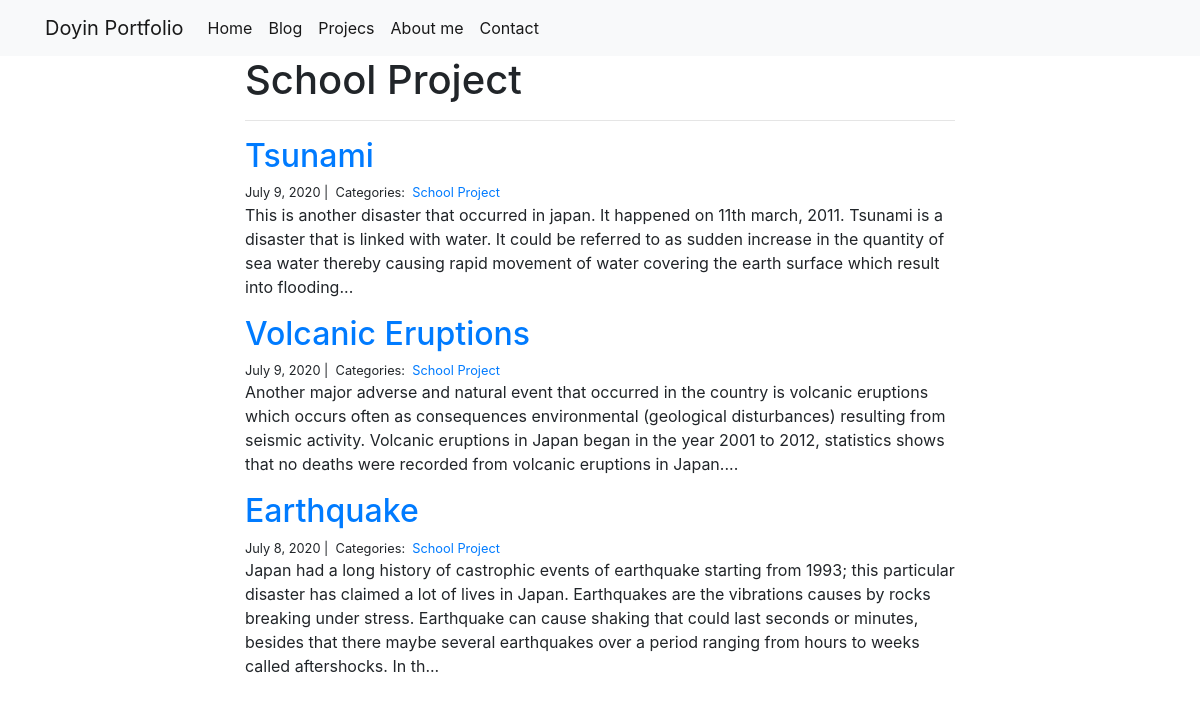
The page /blog/School Project/ on the database its author committed.
### blog/models.py (models this page shows)
class Category(models.Model):
    name = models.CharField(max_length=20)

class Post(models.Model):
    title = models.CharField(max_length=255)
    body = models.TextField()
    created_on = models.DateTimeField(auto_now_add=True)
    last_modified = models.DateTimeField(auto_now=True)
    categories = models.ManyToManyField('Category', related_name='posts')

### blog/views.py (the view)
# urls.py: path("<category>/", views.blog_category, name="blog_category"),
def blog_category(request, category):
    posts = Post.objects.filter(
        categories__name__contains=category
    ).order_by(
        '-created_on'
    )
    context = {
        "category": category,
        "posts": posts
    }
    return render(request, "blog_category.html", context)

### projects/templates/blog_category.html
{% extends "base.html" %}
{% block page_content %}
<div class="col-md-8 offset-md-2">
    <h1>{{ category | title }}</h1>
    <hr>
    {% for post in posts %}
        <h2><a href="{% url 'blog_detail' post.pk%}">{{ post.title }}</a></h2>
        <small>
            {{ post.created_on.date }} |&nbsp;
            Categories:&nbsp;
            {% for category in post.categories.all %}
            <a href="{% url 'blog_category' category.name %}">
                {{ category.name }}
            </a>&nbsp;
            {% endfor %}
        </small>
        <p>{{ post.body | slice:":400" }}...</p>
    {% endfor %}
</div>
{% endblock %}

### rows shown on the page
Category: name "School Project"
Post: title "Tsunami", created_on "July 9, 2020", body "This is another disaster that occurred in japan. It happened on 11th march, 2011. Tsunami is a disaster that is linked with water. It could be referred to as sudden increase in the quantity of sea water thereby causing rapid movement of water covering the earth surface which result into flooding"
Post: title "Volcanic Eruptions", created_on "July 9, 2020", body "Another major adverse and natural event that occurred in the country is volcanic eruptions which occurs often as consequences environmental (geological disturbances) resulting from seismic activity. Volcanic eruptions in Japan began in the year 2001 to 2012, statistics shows that no deaths were recorded from volcanic eruptions in Japan."
Post: title "Earthquake", created_on "July 8, 2020", body "Japan had a long history of castrophic events of earthquake starting from 1993; this particular disaster has claimed a lot of lives in Japan. Earthquakes are the vibrations causes by rocks breaking under stress. Earthquake can cause shaking that could last seconds or minutes, besides that there maybe several earthquakes over a period ranging from hours to weeks called aftershocks. In th"
